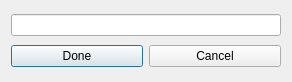
<?xml version="1.0" encoding="UTF-8"?>
<ui version="4.0">
 <class>adjust_window</class>
 <widget class="QDialog" name="adjust_window">
  <property name="geometry">
   <rect>
    <x>0</x>
    <y>0</y>
    <width>292</width>
    <height>82</height>
   </rect>
  </property>
  <property name="windowTitle">
   <string>Dialog</string>
  </property>
  <layout class="QGridLayout" name="gridLayout">
   <item row="0" column="0" colspan="2">
    <widget class="QLineEdit" name="lineEdit">
     <property name="text">
      <string/>
     </property>
    </widget>
   </item>
   <item row="1" column="0">
    <widget class="QPushButton" name="pushButton">
     <property name="text">
      <string>Done</string>
     </property>
    </widget>
   </item>
   <item row="1" column="1">
    <widget class="QPushButton" name="pushButton_2">
     <property name="text">
      <string>Cancel</string>
     </property>
    </widget>
   </item>
  </layout>
 </widget>
 <resources/>
 <connections/>
</ui>
